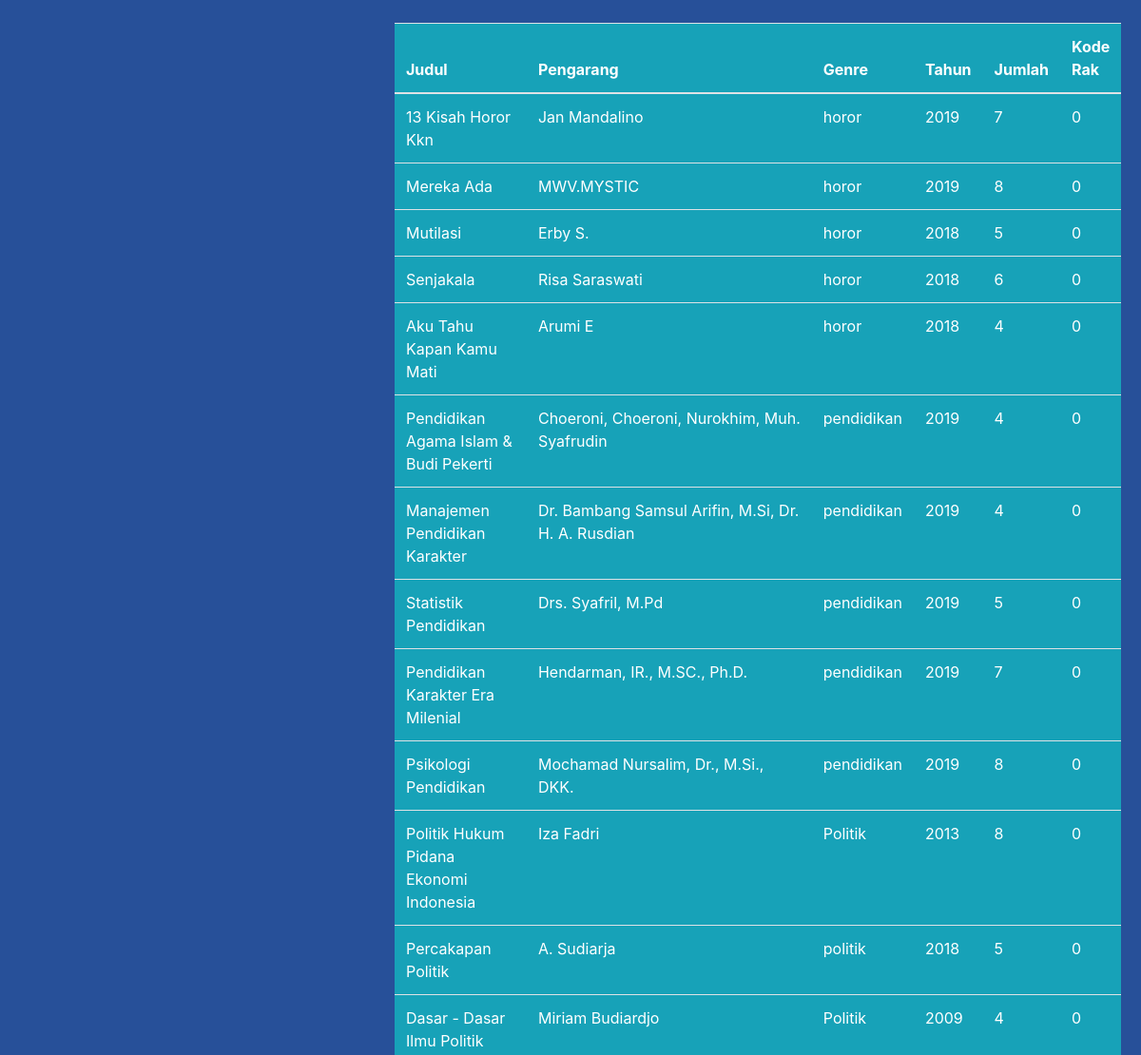
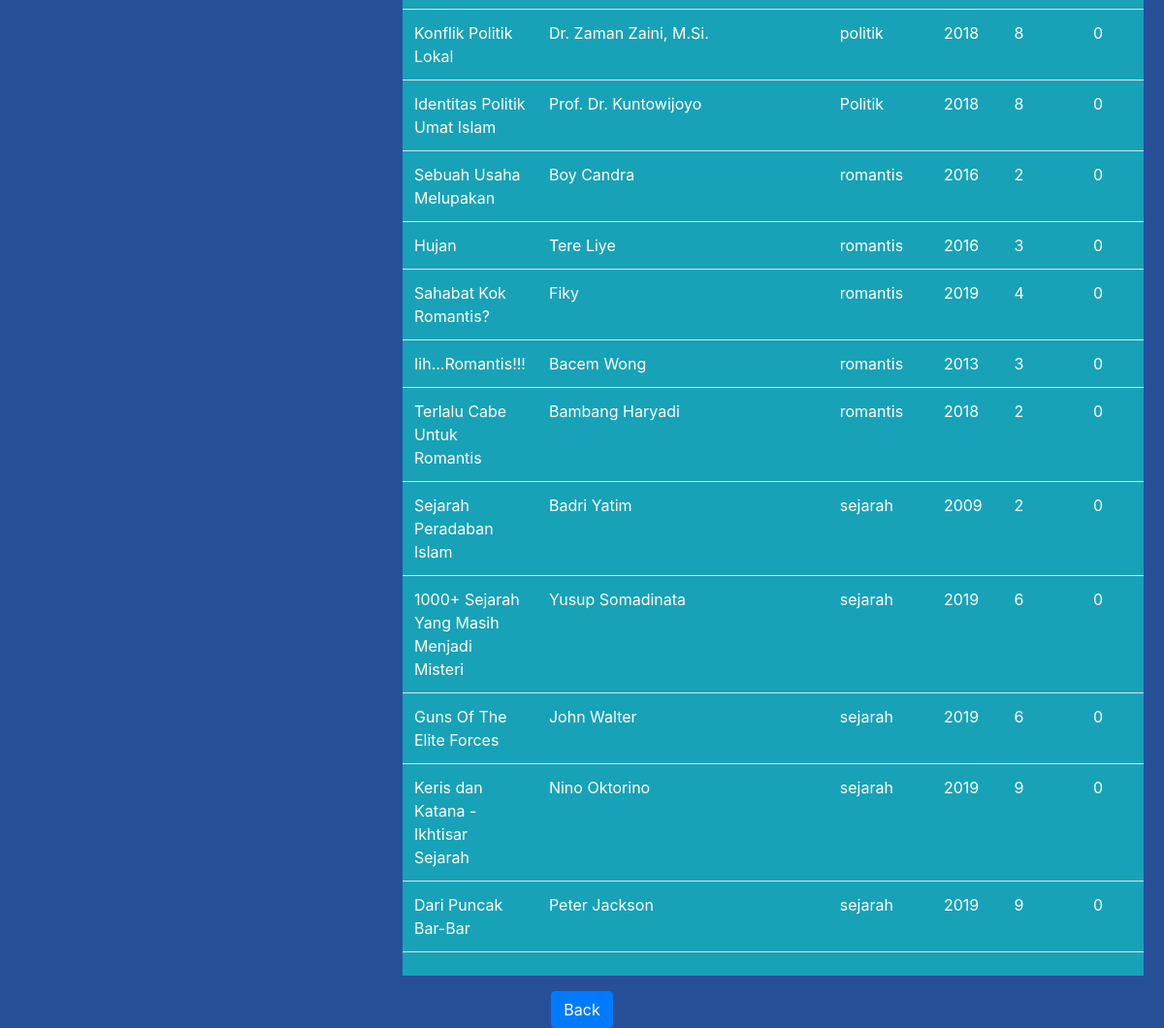
The app's page /cari-buku.php with its own data (2 pictures, top to bottom).
### tables this page shows
CREATE TABLE `buku` (
  `id_buku` int(6) NOT NULL,
  `nama_buku` varchar(50) NOT NULL,
  `nama_penulis` varchar(50) NOT NULL,
  `genre` varchar(20) NOT NULL,
  `tahun` int(4) NOT NULL,
  `jumlah` int(1) NOT NULL,
  `kode_rak` int(6) NOT NULL
);

### cari-buku.php (the view, shortened to what this page needs)
<?php
    require "php/koneksi.php";
    $judul = $_GET['nama_buku'];
    $sql = "SELECT * FROM buku WHERE nama_buku LIKE '%".$judul."%'";
    $run = mysqli_query($koneksi,$sql);
?>
<!DOCTYPE html>
<html lang="en">
<head>
    <link rel="stylesheet" href="https://maxcdn.bootstrapcdn.com/bootstrap/4.0.0/css/bootstrap.min.css">
</head>
<body style="background-color: #275099;">
<br>
    <div class="container-fluid">
        <div class="row">
            <div class="col-md-4"></div>
            <div class="col-md-4">
                <table class="table bg-info text-white">
                    <thead>
                        <th>Judul</th>
                        <th>Pengarang</th>
                        <th>Genre</th>
                        <th>Tahun</th>
                        <th>Jumlah</th>
                        <th>Kode Rak</th>
                    </thead>
                    <?php while($row = mysqli_fetch_array($run)) { ?>
                        <tr>
                            <td><?php echo $row['nama_buku']; ?></td>
                            <td><?php echo $row['nama_penulis']; ?></td>
                            <td><?php echo $row['genre']; ?></td>
                            <td><?php echo $row['tahun']; ?></td>
                            <td><?php echo $row['jumlah']; ?></td>
                            <td><?php echo $row['kode_rak']; ?></td>
                        </tr>
                    <?php } ?>
                    <tr>
                        <td colspan=6 align="center"></td>
                    </tr>
                </table>
            </div>
            <div class="col-md-4"></div>
            <div class="col-md-12 text-center">
                <a href="cari_buku.php" class="btn btn-primary" >Back</a>
            </div>
        </div>
    </div>
</body>
</html>

### records on screen
buku: nama_buku "13 Kisah Horor Kkn", nama_penulis "Jan Mandalino", genre "horor", tahun "2019", jumlah "7", kode_rak "0"
buku: nama_buku "Mereka Ada", nama_penulis "MWV.MYSTIC", genre "horor", tahun "2019", jumlah "8", kode_rak "0"
buku: nama_buku "Mutilasi", nama_penulis "Erby S.", genre "horor", tahun "2018", jumlah "5", kode_rak "0"
buku: nama_buku "Senjakala", nama_penulis "Risa Saraswati", genre "horor", tahun "2018", jumlah "6", kode_rak "0"
buku: nama_buku "Aku Tahu Kapan Kamu Mati", nama_penulis "Arumi E", genre "horor", tahun "2018", jumlah "4", kode_rak "0"
buku: nama_buku "Pendidikan Agama Islam & Budi Pekerti", nama_penulis "Choeroni, Choeroni, Nurokhim, Muh. Syafrudin", genre "pendidikan", tahun "2019", jumlah "4", kode_rak "0"
buku: nama_buku "Manajemen Pendidikan Karakter", nama_penulis "Dr. Bambang Samsul Arifin, M.Si, Dr. H. A. Rusdian", genre "pendidikan", tahun "2019", jumlah "4", kode_rak "0"
buku: nama_buku "Statistik Pendidikan", nama_penulis "Drs. Syafril, M.Pd", genre "pendidikan", tahun "2019", jumlah "5", kode_rak "0"
buku: nama_buku "Pendidikan Karakter Era Milenial", nama_penulis "Hendarman, IR., M.SC., Ph.D.", genre "pendidikan", tahun "2019", jumlah "7", kode_rak "0"
buku: nama_buku "Psikologi Pendidikan", nama_penulis "Mochamad Nursalim, Dr., M.Si., DKK.", genre "pendidikan", tahun "2019", jumlah "8", kode_rak "0"
buku: nama_buku "Politik Hukum Pidana Ekonomi Indonesia", nama_penulis "Iza Fadri", genre "Politik", tahun "2013", jumlah "8", kode_rak "0"
buku: nama_buku "Percakapan Politik", nama_penulis "A. Sudiarja", genre "politik", tahun "2018", jumlah "5", kode_rak "0"
buku: nama_buku "Dasar - Dasar Ilmu Politik", nama_penulis "Miriam Budiardjo", genre "Politik", tahun "2009", jumlah "4", kode_rak "0"
buku: nama_buku "Konflik Politik Lokal", nama_penulis "Dr. Zaman Zaini, M.Si.", genre "politik", tahun "2018", jumlah "8", kode_rak "0"
buku: nama_buku "Identitas Politik Umat Islam", nama_penulis "Prof. Dr. Kuntowijoyo", genre "Politik", tahun "2018", jumlah "8", kode_rak "0"
buku: nama_buku "Sebuah Usaha Melupakan", nama_penulis "Boy Candra", genre "romantis", tahun "2016", jumlah "2", kode_rak "0"
buku: nama_buku "Hujan", nama_penulis "Tere Liye", genre "romantis", tahun "2016", jumlah "3", kode_rak "0"
buku: nama_buku "Sahabat Kok Romantis?", nama_penulis "Fiky", genre "romantis", tahun "2019", jumlah "4", kode_rak "0"
buku: nama_buku "Iih...Romantis!!!", nama_penulis "Bacem Wong", genre "romantis", tahun "2013", jumlah "3", kode_rak "0"
buku: nama_buku "Terlalu Cabe Untuk Romantis", nama_penulis "Bambang Haryadi", genre "romantis", tahun "2018", jumlah "2", kode_rak "0"
buku: nama_buku "Sejarah Peradaban Islam", nama_penulis "Badri Yatim", genre "sejarah", tahun "2009", jumlah "2", kode_rak "0"
buku: nama_buku "1000+ Sejarah Yang Masih Menjadi Misteri", nama_penulis "Yusup Somadinata", genre "sejarah", tahun "2019", jumlah "6", kode_rak "0"
buku: nama_buku "Guns Of The Elite Forces", nama_penulis "John Walter", genre "sejarah", tahun "2019", jumlah "6", kode_rak "0"
buku: nama_buku "Keris dan Katana - Ikhtisar Sejarah", nama_penulis "Nino Oktorino", genre "sejarah", tahun "2019", jumlah "9", kode_rak "0"
buku: nama_buku "Dari Puncak Bar-Bar", nama_penulis "Peter Jackson", genre "sejarah", tahun "2019", jumlah "9", kode_rak "0"
